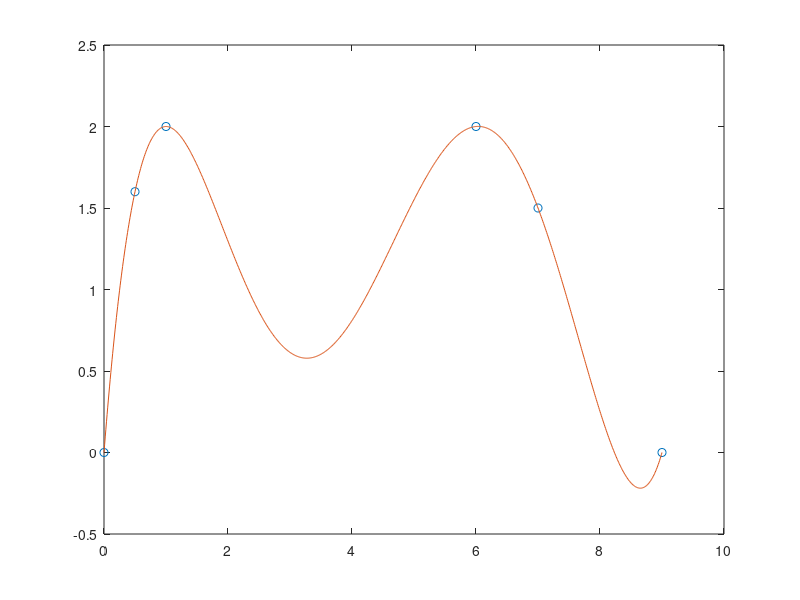

This chart was generated by the following MATLAB code:
%Yongzuan Wu wu68 cs450 HW5 7.5
format long;
x=[0 0.5 1.0 6.0 7.0 9.0]';
y=[0 1.6 2.0 2.0 1.5 0]';
p=polyfit(x,y,5);
t=0:0.01:9;
f=polyval(p,t);
plot(x,y,'o',t,f,'-');